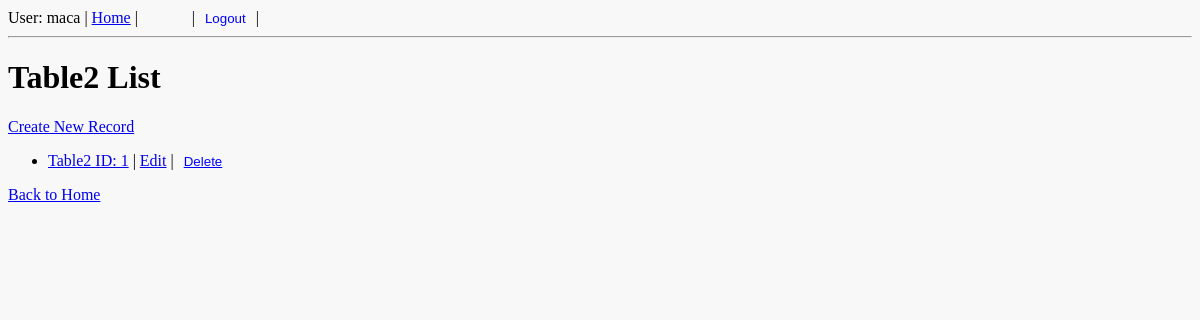
The page /layer_and_generic/table2/ (signed in) on the database as committed earlier.
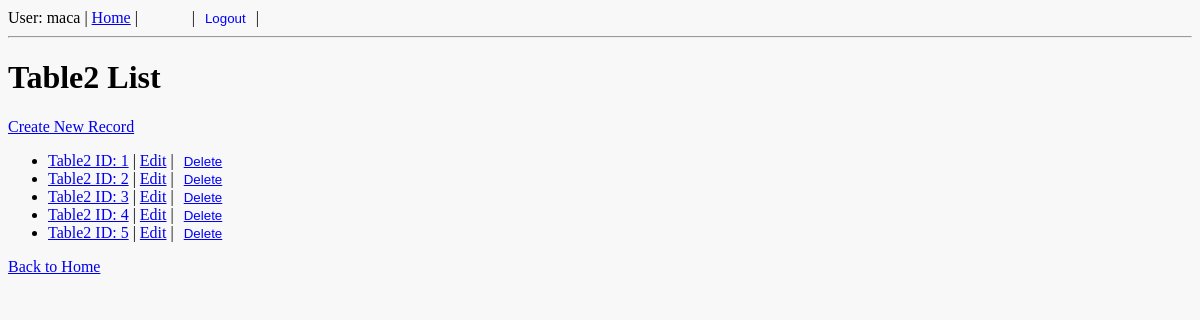
The same page on the database as committed later.
### rest/models.py (models this page shows)
class Table2(models.Model):
    CHOICES = (
        (1, 'option1'),
        (2, 'option2'),
    )
    positive_small_int = models.PositiveSmallIntegerField(choices=CHOICES, default=1)
    def __str__(self):
        return f"Table2 ID: {self.id}"

### layer_and_generic/views.py (the view)
# urls.py: path('table2/', Table2ListView.as_view(), name='table2_list'),
class Table2ListView(BaseTableListView):
    model = Table2
    success_url = reverse_lazy('table2_list')
    def get_service_list(self):
        return get_table2_list()

### json_app/context_processors.py (called while the page is built)
def dark_mode_context(request):
    return {'dark_mode': request.session.get('dark_mode', False)}

### json_app/templatetags/dark_mode_tags.py (called while the page is built)
@register.inclusion_tag('json_app/_dark_mode_button.html', takes_context=True)
def dark_mode_button(context):
    return {
        'dark_mode': context.get('dark_mode', False)
    }

### layer_and_generic/repositories.py (called while the page is built)
def get_all_table2():
    return Table2.objects.all()

### layer_and_generic/services.py (called while the page is built)
def get_table2_list():
    return get_all_table2()

### layer_and_generic/views.py (called while the page is built)
    def get_context_data(self, **kwargs):
        context = super().get_context_data(**kwargs)
        context['table_name'] = self.get_table_name()
        context.update(self.get_url_names())
        return context

    def get_table_name(self):
        return self.model.__name__

    def get_url_names(self):
        table_name = self.model.__name__.lower()
        return {
            'list_url': f'{table_name}_list',
            'detail_url': f'{table_name}_detail',
            'create_url': f'{table_name}_create',
            'update_url': f'{table_name}_update',
            'delete_url': f'{table_name}_delete',
        }

    def get_queryset(self):
        return self.get_service_list().order_by('id')

### layer_and_generic/templates/Generic_templates/list.html (shortened to what this page needs)
{% extends "LAG/base.html" %}
{% block body %}
<h1>{{ table_name }} List</h1>
<a href="{% url create_url %}">Create New Record</a>
<ul>
  {% for obj in object_list %}
    <li>
      <a href="{% url detail_url obj.pk %}">{{ obj }}</a>
      | <a href="{% url update_url obj.pk %}">Edit</a>
      | <button onclick="confirmDelete({{ obj.pk }}, '{{ obj|escapejs }}'{% if obj.image_field or obj.file_field %}, true{% else %}, false{% endif %})" style="background: none; border: none; color: blue; text-decoration: underline; cursor: pointer;">Delete</button>
    </li>
  {% endfor %}
</ul>
<a href="{% url 'home_layer_and_generic' %}">Back to Home</a>
{% endblock %}

Rows that differ between the two databases and show on the page:
added Table2: id "Table2 ID: 2"
added Table2: id "Table2 ID: 3"
added Table2: id "Table2 ID: 4"
added Table2: id "Table2 ID: 5"
